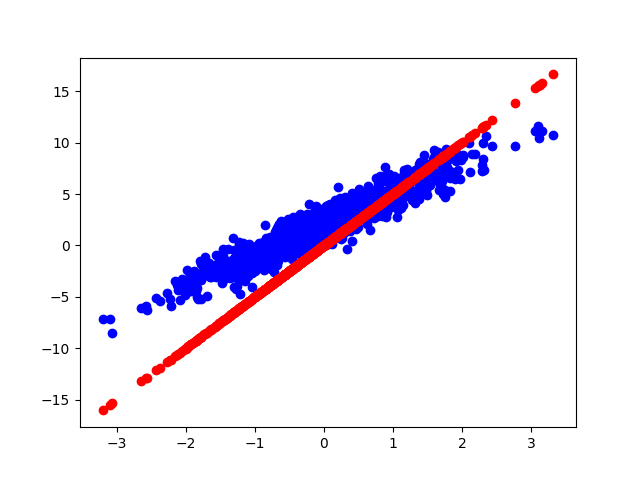

Python code for this plot:
import tensorflow as tf
import matplotlib.pyplot as plt


class Model(object):
  def __init__(self):
    # 重みを `5.0` に、バイアスを  `0.0` に初期化
    # 実際には、これらの値は乱数で初期化するべき（例えば `tf.random.normal` を使って）
    self.W = tf.Variable(5.0)
    self.b = tf.Variable(0.0)

  def __call__(self, x):
    return self.W * x + self.b

model = Model()

assert model(3.0).numpy() == 15.0

def loss(predicted_y, target_y):
  return tf.reduce_mean(tf.square(predicted_y - target_y))

TRUE_W = 3.0
TRUE_b = 2.0
NUM_EXAMPLES = 1000

inputs  = tf.random.normal(shape=[NUM_EXAMPLES])
noise   = tf.random.normal(shape=[NUM_EXAMPLES])
outputs = inputs * TRUE_W + TRUE_b + noise

import matplotlib.pyplot as plt

fig=plt.figure()
plt.scatter(inputs, outputs, c='b')
plt.scatter(inputs, model(inputs), c='r')

fig.savefig('sample.png')

print('Current loss: %1.6f' % loss(model(inputs), outputs).numpy())

def train(model, inputs, outputs, learning_rate):
  with tf.GradientTape() as t:
    current_loss = loss(model(inputs), outputs)
  dW, db = t.gradient(current_loss, [model.W, model.b])
  model.W.assign_sub(learning_rate * dW)
  model.b.assign_sub(learning_rate * db)

model = Model()

# 後ほどプロットするために、W 値と b 値の履歴を集める
Ws, bs = [], []
epochs = range(10)
for epoch in epochs:
  Ws.append(model.W.numpy())
  bs.append(model.b.numpy())
  current_loss = loss(model(inputs), outputs)

  train(model, inputs, outputs, learning_rate=0.1)
  print('Epoch %2d: W=%1.2f b=%1.2f, loss=%2.5f' %
        (epoch, Ws[-1], bs[-1], current_loss))

# すべてをプロット

plt.plot(epochs, Ws, 'r',
         epochs, bs, 'b')
plt.plot([TRUE_W] * len(epochs), 'r--',
         [TRUE_b] * len(epochs), 'b--')
plt.legend(['W', 'b', 'True W', 'True b'])
plt.savefig('sample1.png')